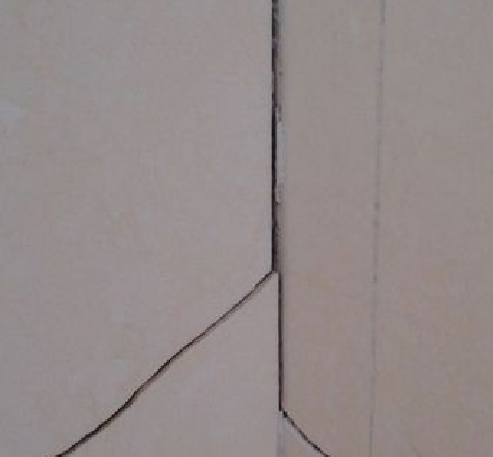
%> input picture 2017sp-stu/数字图像处理/三级项目/crackTodo2.PNG, 493 x 457 px
$ octave crackDetecte.m   (GNU Octave 9; MATLAB toolbox functions it lacks are replaced by stand-ins)
%> lines starting %> are read from the running program, lines starting %| are printed output that depends on the picture; in (x1, y1, x2, y2) boxes, pixels count from 0 and x2, y2 are one past the last pixel; in counts of white or black regions, pixels touching at a corner belong together; the program's own positions count from 1
% 裂缝检测 crack detect
% 陈李锋 14通信 2014081025
close all; clear all;
%% 输入图像
imageOrinal = imread('crackTodo2.PNG'); % 读取原始图像
%> imageOrinal is the input picture: size 457x493x3 uint8; mean R, G, B 148.5, 139.3, 138.7
imageGrey = rgb2gray(imageOrinal);   % 将原始图像灰度化
figure(1) ;
imshow(imageOrinal);
title('原始图像');
%% 校正不均匀亮度
imageExpand = imadjust(imageGrey,[0.30,0.5],[0,1]);
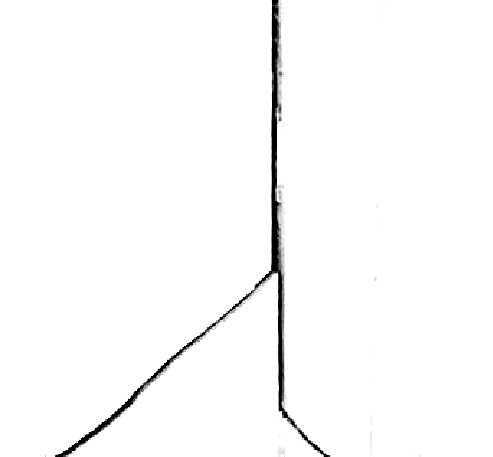
%> imageExpand: size 457x493 uint8; min 0, max 255, mean 250.6
% 将0.25 到0.5之间（根据不同图片的亮度）来确定的灰度级扩展到范围[0 1].
figure(2);
imshow(imageExpand);title('linear expand image')
%% 噪声去除
% step 1 多次中值滤波
imageFliter1 = medfilt2(imageExpand);
imageFliter2 = medfilt2(imageFliter1);
imageFliter3 = medfilt2(imageFliter2);
figure(3)
imshow(imageFliter1);title('image first after remove noise ')
figure(4)
imshow(imageFliter3);title('final image after remove noise')
%% 局部二值化 OTSU
level = graythresh(imageFliter3);
%> level = 0.567
imageOstu = im2bw(imageFliter3,level);
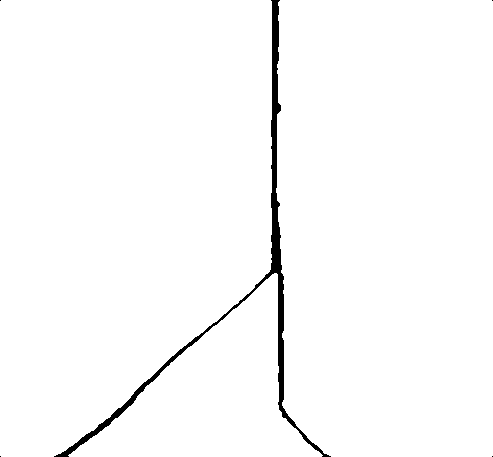
%> imageOstu: size 457x493 logical; 98.2% white; 5 black regions (4 under 20 px), largest, box (x1, y1, x2, y2) and area: (54, 0, 331, 457) 3945
figure(4)
imshow(imageOstu);title('final image after 局部二值化')
%% 修正图像 图像开闭操作
se=strel('square',1); % 产生一个正方形结构来进行开闭操作
imageClose = imclose(imageOstu, se);  % 先进行闭操作去除毛刺
figure(5)
imshow(imageClose);title('final image after close')
imageOpen = imopen(imageClose, se);   % 进行开操作
figure(6)
imshow(imageOpen);title('final image after open')

imageEdge = bwmorph(imageOpen,'remove');  % 边缘目标提取，查看边缘是否连接
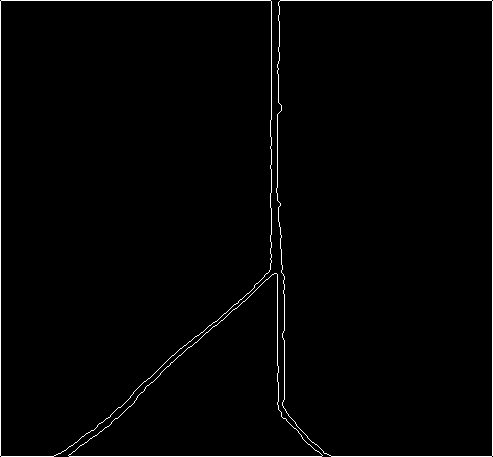
%> imageEdge: size 457x493 logical; 1.4% white in thin lines or dots
figure(7)
imshow(imageEdge);title('edge of image ')
